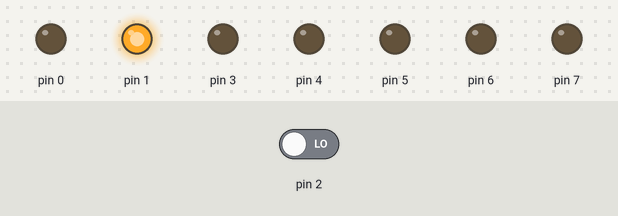
Bench run of a sketch on a simulated Arduino Uno, built with avr-gcc and run on an emulated ATmega328P. Parts: output pins drawn as LEDs (lit = HIGH). The inputs (shaded band) are chosen by the test bench; at power-on: pin 2 LOW.

Above: at 0.8 s.
0.9 s: pin 2 driven HIGH
At 1.3 s:
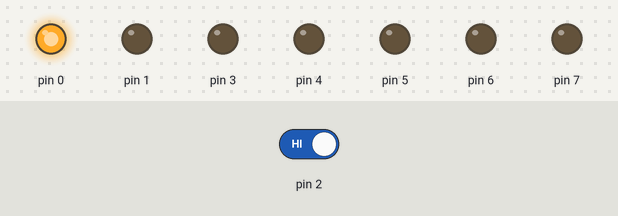
2.4 s: pin 2 driven LOW
At 3.7 s:
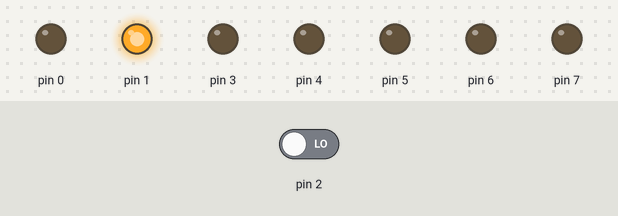
Timing chart, 0 to 5.4 s (numbered marks = the images above; inputs shaded):
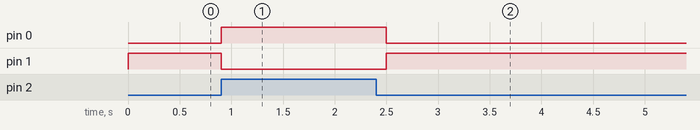

Measured:
- after the input at 0.9 s, pin 0: LOW → HIGH at once; pin 1: HIGH → LOW at once
- after the input at 2.4 s, pin 0: HIGH → LOW after 0.10 s; pin 1: LOW → HIGH after 0.10 s

The sketch:

EXP11.ino
```cpp
#include<avr/io.h>
#include<util/delay.h>
#define checkbit(x,y) ((x) & (y))
#define bitn(p) (0x01 << (p))
int main (void)
{
  DDRD = 0b11111011;
  while(1)
  {
    if(checkbit(PIND, bitn(2)))
    {
      PORTD = 0b00000001;
      _delay_ms(200);
    }
    else
    {
    PORTD = 0b00000010;
    }
  }
}
```
